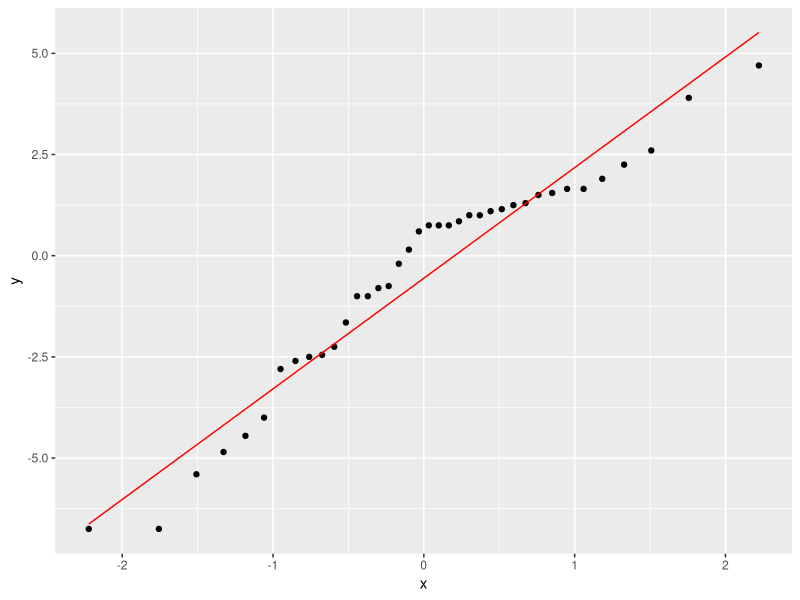

Recreate this plot in R. (Note: this script raises an error after producing the figure.)
## ---- chunk 1
library(tidyverse); library(knitr); library(ggplot2); library(kableExtra); library(readxl); library(dplyr); library(flextable); library(pbkrtest); library(broom)
Resultatskjema <- read_excel("Data/Resultatskjema.xlsx", na = "NA")
Resultatskjema.ITT <- read_excel("Data/Resultatskjema_ITT.xlsx", na = "NA")

# analyse intention to treat
itt.wc <- Resultatskjema.ITT %>%
  select(id, group, time, wc) %>%
  mutate(time = factor(time, levels = c("pre", "post"),
                       labels = c("Pre", "Post")),
         group = factor(group, levels = c("fls", "kon"),
                        labels = c("Intervensjon", "Kontroll"))) %>% 
  pivot_wider(names_from = time,
              values_from = wc) %>%
  mutate(change.wc.itt = Post - Pre) %>%
  mutate(change.wc.itt.pros = ((Post - Pre) / Pre) * 100) %>%
  group_by(group) %>%
  print()

# sjekker normalfordelingen 
ggplot(itt.wc, aes(sample = change.wc.itt)) + stat_qq() + stat_qq_line(col = "red")

# analyse av endringsscore fra pre til post mellom gruppene
itt.wc.lm <- lm(change.wc.itt ~ group, data = itt.wc)
summary(itt.wc.lm)

# cohens d
cohensD(change.wc.itt ~ group, dat = itt.wc)

# sjekker for kovariat
itt.wc.lm.co. <- lm(change.wc.itt ~ group + sex + Pre, data = itt.wc)
summary(itt.wc.lm.co.)

itt.wc.lm.co.pre <- lm(change.wc.itt ~ group + Pre, data = itt.wc)
summary(itt.wc.lm.co.pre)

itt.wc.lm.co.sex <- lm(change.wc.itt ~ group + sex, data = itt.wc)
summary(itt.wc.lm.co.sex)

# lager et datasett med gjennomsnittsverdier av endring for bruk i graf
mean.itt.wc <- itt.wc %>%
  summarise(mean.wc = mean(change.wc.itt, na.rm = TRUE),
            sd.wc = sd(change.wc.itt, na.rm = TRUE)) %>%
  print()

# lager et datasett for bruk til individuelle verdier i graf (uten dropped out)
dropout.itt.wc <- itt.wc %>%
  filter(id != "tr031 10541") %>%
  filter(id != "tr031 13404") %>%
  filter(id != "tr031 11421") %>%
  filter(id != "tr031 004") %>%
  filter(id != "tr031 008") %>%
  filter(id != "tr031 001") %>%
  filter(id != "tr031 016") %>%
  drop_na() %>%
  print()

# lager graf
figur.wc.itt <- mean.itt.wc %>%
  ggplot(aes(group, mean.wc, group = group)) + geom_boxplot(width = 0.3, fill = "white", colour = "black") + geom_errorbar(aes(ymin = mean.wc - sd.wc, ymax = mean.wc + sd.wc), width = 0.1) + theme_classic() + geom_point(data = dropout.itt.wc, aes(group, change.wc.itt), size = 2, alpha = 0.4) + labs(x = "Gruppe", y = "Endring i midjeomkrets (cm))") + geom_hline(yintercept = 0, linetype = "solid", color = "black") + theme(axis.title = element_text(size = 11), axis.text.x = element_text(size = 10), axis.text.y = element_text(size = 10)) + ylim(-7, 6)

figur.wc.itt

## ---- chunk 2
library(tidyverse); library(knitr); library(ggplot2); library(kableExtra); library(readxl); library(dplyr); library(flextable); library(pbkrtest); library(broom)
Resultatskjema <- read_excel("Data/Resultatskjema.xlsx", na = "NA")

# analyse per protocl 1 treningsøkt per uke

# ordner et datasett for grafisk fremstilling med individuelle endringer fra pre til post i prosent og endringsscore for bruk i statistiske tester
pp.wc <- Resultatskjema %>%
  select(id, sex, group, time, wc) %>%
  filter(id != "tr031 012") %>% 
  filter(id != "tr031 013") %>% 
  filter(id != "tr031 010") %>% 
  filter(id != "tr031 007") %>%
  # fjerner drop out
  filter(id != "tr031 10541") %>%
  filter(id != "tr031 13404") %>%
  filter(id != "tr031 11421") %>%
  filter(id != "tr031 004") %>%
  filter(id != "tr031 008") %>%
  filter(id != "tr031 001") %>%
  filter(id != "tr031 016") %>% 
  mutate(time = factor(time, levels = c("pre", "post"),
                       labels = c("Pre", "Post")),
         group = factor(group, levels = c("fls", "kon"),
                        labels = c("Intervensjon", "Kontroll"))) %>% 
  pivot_wider(names_from = time,
              values_from = wc) %>%
  mutate(change.wc.pp = Post - Pre) %>%
  mutate(change.wc.pp.pros = ((Post - Pre)/ Pre) * 100) %>%
  group_by(group) %>%
  drop_na() %>%
  print()

# sjekker normalfordelingen 
ggplot(pp.wc, aes(sample = change.wc.pp)) + stat_qq() + stat_qq_line(col = "red")

# analyse av endringsscore fra pre til post mellom gruppene
pp.wc.lm <- lm(change.wc.pp ~ group, data = pp.wc)
summary(pp.wc.lm)

# cohens d
cohensD(change.wc.pp ~ group, dat = pp.wc)

# sjekker for kovariat
pp.wc.lm.co <- lm(change.wc.pp ~ group + sex + Pre, data = pp.wc)
summary(pp.wc.lm.co)

pp.wc.lm.co.pre <- lm(change.wc.pp ~ group + Pre, data = pp.wc)
summary(pp.wc.lm.co.pre)

pp.wc.lm.co.sex <- lm(change.wc.pp ~ group + sex + Pre, data = pp.wc)
summary(pp.wc.lm.co.sex)

# lager et datasett med gjennomsnittsverdier av prosentvis endring for bruk i graf
mean.pp.wc <- pp.wc %>%
  summarise(mean.wc.pp = mean(change.wc.pp),
            sd.wc.pp = sd(change.wc.pp)) %>%
  print()

figur.wc.pp <- mean.pp.wc %>%
  ggplot(aes(group, mean.wc.pp, group = group)) + geom_boxplot(width = 0.3, fill = "white", colour = "black") + geom_errorbar(aes(ymin = mean.wc.pp - sd.wc.pp, ymax = mean.wc.pp + sd.wc.pp), width = 0.1) + theme_classic() + geom_point(data = pp.wc, aes(group, change.wc.pp), size = 2, alpha = 0.4) + labs(x = "Gruppe", y = "Endring i midjeomkrets (cm)") + geom_hline(yintercept = 0, linetype = "solid", color = "black") + theme(axis.title = element_text(size = 11), axis.text.x = element_text(size = 10), axis.text.y = element_text(size = 10)) + ylim(-7, 6)

figur.wc.pp
## ---- chunk 3
library(tidyverse); library(knitr); library(ggplot2); library(kableExtra); library(readxl); library(dplyr); library(flextable); library(pbkrtest); library(broom); library(ggsignif)
Resultatskjema <- read_excel("Data/Resultatskjema.xlsx", na = "NA")

# analyse per protocl 2 treningsøkter per uke

# ordner et datasett for grafisk fremstilling med individuelle endringer fra pre til post i prosent og endringsscore for bruk i statistiske tester
ppm.wc <- Resultatskjema %>%
  select(id, sex, group, time, wc) %>%
  # filtrerer ut irrelevante datapunkter
  filter(id != "tr031 012") %>% 
  filter(id != "tr031 013") %>% 
  filter(id != "tr031 010") %>% 
  filter(id != "tr031 007") %>% 
  filter(id != "tr031 002") %>% 
  filter(id != "tr031 006") %>% 
  filter(id != "tr031 009") %>% 
  filter(id != "tr031 015") %>%
  filter(id != "tr031 014") %>%
  # fjerner drop out
  filter(id != "tr031 10541") %>%
  filter(id != "tr031 13404") %>%
  filter(id != "tr031 11421") %>%
  filter(id != "tr031 004") %>%
  filter(id != "tr031 008") %>%
  filter(id != "tr031 001") %>%
  filter(id != "tr031 016") %>%
  mutate(time = factor(time, levels = c("pre", "post"),
                       labels = c("Pre", "Post")),
         group = factor(group, levels = c("fls", "kon"),
                        labels = c("Intervensjon", "Kontroll"))) %>% 
  pivot_wider(names_from = time,
              values_from = wc) %>%
  mutate(change.wc.ppm = Post - Pre) %>%
  mutate(change.wc.pros.ppm = ((Post - Pre)/ Pre) * 100) %>%
  group_by(group) %>%
  drop_na() %>%
  print()

# sjekker normalfordelingen 
ggplot(ppm.wc, aes(sample = change.wc.ppm)) + stat_qq() + stat_qq_line(col = "red")

# analyse av endringsscore fra pre til post mellom gruppene
ppm.wc.lm <- lm(change.wc.ppm ~ group, data = ppm.wc)
summary(ppm.wc.lm)

# cohens d
cohensD(change.wc.ppm ~ group, dat = ppm.wc)

# sjekker for kovariat
ppm.wc.lm.co <- lm(change.wc.ppm ~ group + sex + Pre, data = ppm.wc)
summary(ppm.wc.lm.co)

ppm.wc.lm.co.pre <- lm(change.wc.ppm ~ group + Pre, data = ppm.wc)
summary(ppm.wc.lm.co.pre)

ppm.wc.lm.co.sex <- lm(change.wc.ppm ~ group + sex + Pre, data = ppm.wc)
summary(ppm.wc.lm.co.sex)

# lager et datasett med gjennomsnittsverdier av prosentvis endring for bruk i graf
mean.ppm.wc <- ppm.wc %>%
  summarise(mean.wc.ppm = mean(change.wc.ppm, na.rm = TRUE),
            sd.wc.ppm = sd(change.wc.ppm, na.rm = TRUE)) %>%
  print()

figur.wc.ppm <- mean.ppm.wc %>%
  ggplot(aes(group, mean.wc.ppm, group = group)) + geom_boxplot(width = 0.3, fill = "white", colour = "black") + geom_errorbar(aes(ymin = mean.wc.ppm - sd.wc.ppm, ymax = mean.wc.ppm + sd.wc.ppm), width = 0.1) + theme_classic() + geom_point(data = ppm.wc, aes(group, change.wc.ppm), size = 2, alpha = 0.4) + labs(x = "Gruppe", y = "Endring i midjeomkrets (cm)") + geom_hline(yintercept = 0, linetype = "solid", color = "black") + theme(axis.title = element_text(size = 11), axis.text.x = element_text(size = 10), axis.text.y = element_text(size = 10)) + ylim(-7, 6)

figur.wc.ppm
